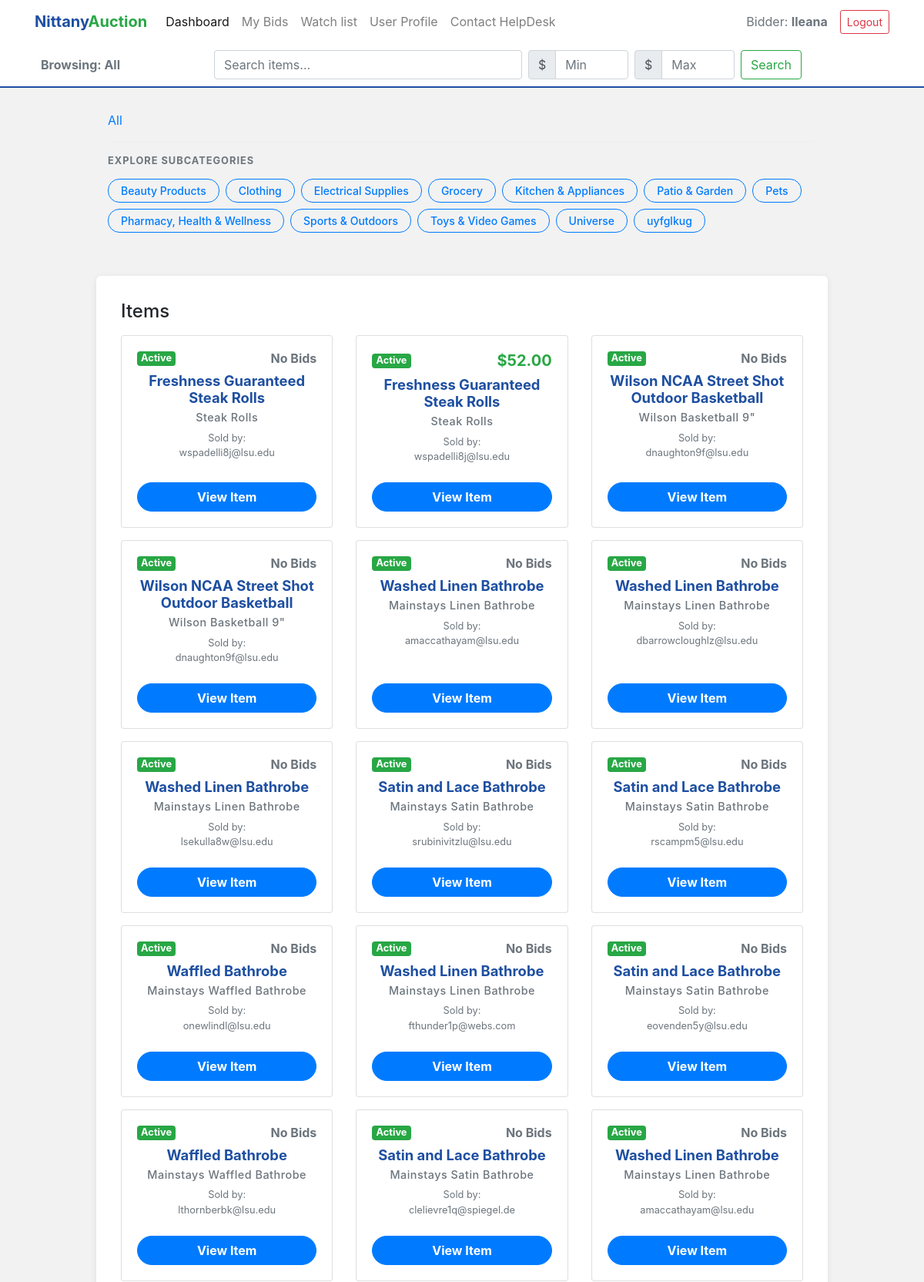
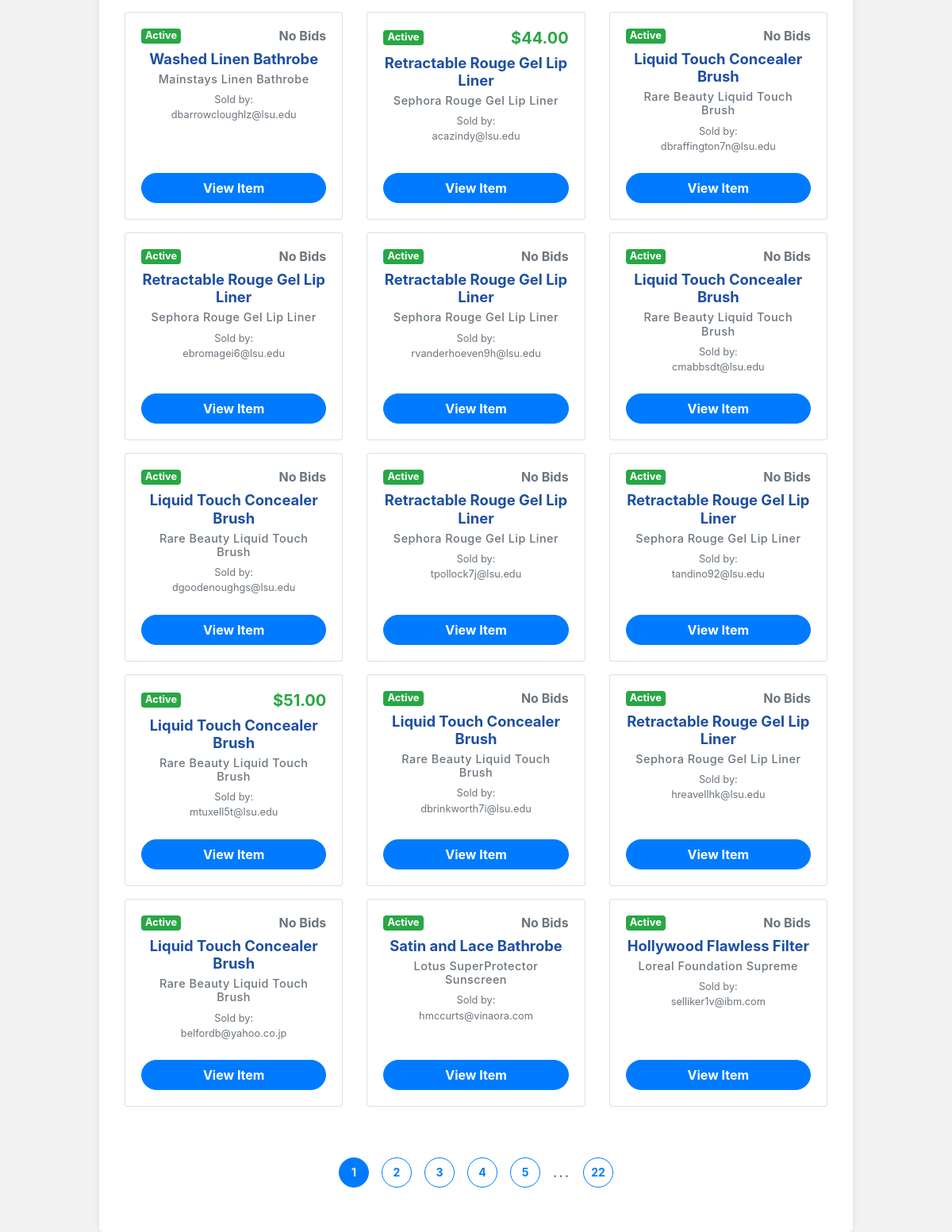
The page /bidder (signed in) on the database its author committed (2 pictures, top to bottom).
### tables this page shows
CREATE TABLE Bidders (
    email VARCHAR(255) PRIMARY KEY,
    first_name VARCHAR(100) NOT NULL,
    last_name VARCHAR(100) NOT NULL,
    age INT,
    home_address_id VARCHAR(50),
    major VARCHAR(100),
    FOREIGN KEY (email) REFERENCES Users(email),
    FOREIGN KEY (home_address_id) REFERENCES Address(address_id)
);

CREATE TABLE "Categories"
(
    category_name   TEXT
        primary key,
    parent_category TEXT not null
);

CREATE TABLE "Auction_Listings"
(
    Seller_Email        text
        constraint Seller_Email
            references Sellers,
    Listing_ID          integer,
    Category            text,
    Auction_Title       text,
    Product_Name        text,
    Product_Description text,
    Quantity            integer,
    Reserve_Price       real,
    Max_bids            integer,
    Status              integer,
    primary key (Seller_Email, Listing_ID)
);

### app.py (the view)
@app.route('/bidder', methods=['GET'])
def bidder():
    sync_listing_statuses()
    """
    Main Dashboard for Bidders.
    Implements dynamic category traversal, advanced keyword/price search,
    and server-side pagination to maintain high performance.
    """
    user_email = session.get('email')
    roles = session.get('roles', [])
    if not user_email or 'bidder' not in roles:
        return redirect(url_for('authenticate', error='Access denied. Bidder account required.'))
    connection = get_connection()
    cursor = connection.cursor()
    cursor.execute('SELECT first_name FROM Bidders WHERE email = ?', (user_email,))
    result = cursor.fetchone()
    if result:
        fname = result[0]
    else:
        fname = "Bidder"
    cate = get_category_tree()
    category = request.args.get('category')
    search_term = request.args.get('search', '').strip()
    min_price = request.args.get('min_price', '').strip()
    max_price = request.args.get('max_price', '').strip()
    page = request.args.get('page', 1, type=int)
    per_page = 30
    offset = (page - 1) * per_page
    if search_term or min_price or max_price:
        items, total_items = search_items(search_term, min_price=min_price, max_price=max_price, limit=per_page, offset=offset)
    elif category:
        items, total_items = get_items(category, limit=per_page, offset=offset)
    else:
        items, total_items = get_all_items(limit=per_page, offset=offset)
    total_pages = (total_items + per_page - 1) // per_page
    pagination_pages = []
    if total_pages <= 7:
        pagination_pages = list(range(1, total_pages + 1))
    else:
        if page <= 4:
            pagination_pages = [1, 2, 3, 4, 5, None, total_pages]
        elif page >= total_pages - 3:
            pagination_pages = [1, None, total_pages - 4, total_pages - 3, total_pages - 2, total_pages - 1, total_pages]
        else:
            pagination_pages = [1, None, page - 1, page, page + 1, None, total_pages]
    current_category = category if category else 'All'
    subcategories = get_subcategories(current_category)
    breadcrumbs = get_category_path(current_category)
    connection.close()
    return render_template(
        'bidder.html',
        first_name=fname,
        categories=get_category_tree(), # Keeping for legacy dropdown if needed
        subcategories=subcategories,
        breadcrumbs=breadcrumbs,
        current_category=current_category,
        items=items,
        search_term=search_term if search_term else "",
        page=page,
        total_pages=total_pages,
        pagination_pages=pagination_pages
    )

### app.py (called while the page is built, shortened)
@app.before_request
def ensure_roles_loaded():
    if 'email' in session and 'roles' not in session:
        connection = get_connection()
        cursor = connection.cursor()
        roles = []
        cursor.execute("SELECT 1 FROM Helpdesk WHERE email = ?", (session['email'],))
        if cursor.fetchone(): roles.append('helpdesk')
        cursor.execute("SELECT 1 FROM Sellers WHERE email = ?", (session['email'],))
        if cursor.fetchone(): roles.append('seller')
        cursor.execute("SELECT 1 FROM Bidders WHERE email = ?", (session['email'],))
        if cursor.fetchone(): roles.append('bidder')
        connection.close()
        session['roles'] = roles

def get_connection():
    conn = sql.connect(DB_NAME)
    return conn

def get_all_items(limit, offset):
    connection = get_connection()
    cursor = connection.cursor()
    cursor.execute('SELECT COUNT(*) FROM Auction_Listings WHERE Status = 1')
    total_count = cursor.fetchone()[0]
    cursor.execute('''
        SELECT A.Seller_Email, A.Listing_ID, A.Auction_Title, A.Product_Name,
               (SELECT MAX(bid_price) FROM Bids WHERE listing_id = A.Listing_ID) AS Current_Price,
               A.Status
        FROM Auction_Listings A
        WHERE A.Status = 1
        LIMIT ? OFFSET ?
    ''', (limit, offset))
    data = cursor.fetchall()
    connection.close()
    return data, total_count

def get_subcategories(parent_name):
    connection = get_connection()
    cursor = connection.cursor()
    if not parent_name or parent_name == 'All':
        target_parent = 'Root'
    else:
        target_parent = parent_name
    cursor.execute('SELECT category_name FROM Categories WHERE parent_category = ?', (target_parent,))
    rows = cursor.fetchall()
    connection.close()
    return [row[0] for row in rows]

def get_category_path(current_category):
    if not current_category or current_category == 'All':
        return []

def get_category_tree():
    connection = get_connection()
    cursor = connection.cursor()
    cursor.execute('SELECT category_name, parent_category FROM Categories')
    rows = cursor.fetchall()
    connection.close()
    tree = {}
    for name, parent in rows:
        tree[name] = {'name': name, 'children': []}
    roots = []
    for name, parent in rows:
        if parent == 'Root' or parent is None:
            roots.append(tree[name])
        elif parent in tree:
            tree[parent]['children'].append(tree[name])
    return sorted(roots, key=lambda x: x['name'])

### templates/bidder.html (shortened to what this page needs)
<!DOCTYPE html>
<html lang="en">
<head>
    <link rel="stylesheet" href="https://stackpath.bootstrapcdn.com/bootstrap/4.4.1/css/bootstrap.min.css"
>
</head>
<body>
    <nav class="navbar navbar-expand-lg navbar-light">
        <div class="container">
            <a class="navbar-brand brand-text" href="/bidder">
                <span class="nittany">Nittany</span><span class="auction">Auction</span>
            </a>
            <div class="collapse navbar-collapse" id="sellerNavbar">
                <ul class="navbar-nav mr-auto">
                    <li class="nav-item active">
                        <a class="nav-link" href="/bidder">Dashboard</a>
                    </li>
                    <li class="nav-item">
                        <a class="nav-link" href="/my-bids">My Bids</a>
                    </li>
                    <li class="nav-item">
                        <a class="nav-link" href="/watchlist">Watch list</a>
                    </li>
                    <li>
                        <a class="nav-link" href="/profile">
                            User Profile
                        </a>
                    </li>
                    <li class="nav-item">
                        <a class="nav-link" href="/contact-helpdesk">Contact HelpDesk</a>
                    </li>
                </ul>
                <ul class="navbar-nav ml-auto align-items-center">
                    <li class="nav-item">
                        <span class="nav-link text-muted mb-0">Bidder: <strong>{{ first_name }}</strong></span>
                    </li>
                    <li class="nav-item">
                        <a class="btn btn-sm btn-outline-danger ml-2" href="/logout">Logout</a>
                    </li>
                </ul>
            </div>
        </div>
    </nav>
    <nav class="navbar navbar-expand-lg navbar-light bottom-navbar">
        <div class="container">
            <div class="collapse navbar-collapse" id="searchNavbar">
                <ul class="navbar-nav mr-auto">
                    <li class="nav-item">
                        <span class="nav-link text-muted font-weight-bold">Browsing: {{ current_category }}</span>
                    </li>
                </ul>
                <form class="form-inline mr-auto" action="/bidder" method="GET">
                    <input class="form-control mr-sm-2" style="width: 400px;" type="search" name="search"
                        placeholder="Search items..." aria-label="Search" value="{{ search_term }}">
                    <div class="input-group mr-sm-2" style="width: 130px;">
                        <div class="input-group-prepend">
                            <span class="input-group-text">$</span>
                        </div>
                        <input type="number" class="form-control" name="min_price" placeholder="Min" min="0" step="0.01"
                            value="{{ request.args.get('min_price', '') }}">
                    </div>
                    <div class="input-group mr-sm-2" style="width: 130px;">
                        <div class="input-group-prepend">
                            <span class="input-group-text">$</span>
                        </div>
                        <input type="number" class="form-control" name="max_price" placeholder="Max" min="0" step="0.01"
                            value="{{ request.args.get('max_price', '') }}">
                    </div>
                    <button class="btn btn-outline-success my-2 my-sm-0" type="submit">Search</button>
                </form>
            </div>
        </div>
    </nav>
    <div class="container mt-4">
        <div class="row justify-content-center">
            <div class="col-md-10">
                <nav aria-label="breadcrumb">
                    <ol class="breadcrumb"
                        style="background: transparent; padding: 0 0 1rem 0; border-bottom: 1px solid #eee;">
                        <li class="breadcrumb-item"><a href="/bidder">All</a></li>
                    </ol>
                </nav>
                {% if subcategories %}
                <div class="mt-2 mb-4">
                    <h5 class="text-muted small font-weight-bold text-uppercase mb-3" style="letter-spacing: 1px;">
                        Explore Subcategories</h5>
                    <div class="d-flex flex-wrap">
                        {% for sub in subcategories %}
                        <a href="/bidder?category={{ sub | urlencode }}"
                            class="btn btn-sm btn-outline-primary mr-2 mb-2 px-3"
                            style="border-radius: 15px; font-weight: 500;">
                            {{ sub }}
                        </a>
                        {% endfor %}
                    </div>
                </div>
                {% endif %}
            </div>
        </div>
    </div>
    <div class="container mt-4">
        <div class="row justify-content-center">
            <div class="col-md-10 dashboard-card">
                <h4 class="mb-3">Items</h4>
                <div class="row">
                    {% if items %}
                    {% for i in items %}
                    <div class="col-md-4 mb-3">
                        <div class="card h-100">
                            <div class="card-body text-center d-flex flex-column justify-content-between">
                                <div>
                                    <div class="d-flex justify-content-between align-items-center mb-2">
                                        {% if i[5] == 1 %}
                                        <span class="badge badge-success" style="font-size: 0.8rem;">Active</span>
                                        {% elif i[5] == 0 %}
                                        <span class="badge badge-secondary" style="font-size: 0.8rem;">Inactive</span>
                                        {% elif i[5] == 2 %}
                                        <span class="badge badge-info" style="font-size: 0.8rem;">Sold</span>
                                        {% elif i[5] == 3 %}
                                        <span class="badge badge-warning" style="font-size: 0.8rem;">Ended</span>
                                        {% endif %}
                                        {% if i[4] is not none %}
                                        <h5 class="mb-0 text-success font-weight-bold">${{ "{:,.2f}".format(i[4] |
                                            float) }}</h5>
                                        {% else %}
                                        <h5 class="mb-0 text-secondary font-weight-bold" style="font-size: 1rem;">No
                                            Bids</h5>
                                        {% endif %}
                                    </div>
                                    <h5 class="card-title mt-2"
                                        style="color: #1e4fa1; font-weight: 700; font-size: 1.15rem;">{{ i[2] }}</h5>
                                    <h6 class="card-subtitle mb-2 text-muted"
                                        style="font-size: 0.9rem; letter-spacing: 0.5px;">{{ i[3] }}</h6>
                                    <p class="small text-muted mb-4">Sold by: <br>{{ i[0] }}</p>
                                </div>
                                <form action="/item-details" method="GET" class="mt-auto">
                                    <button type="submit" class="btn btn-primary btn-block"
                                        style="font-weight: bold; border-radius: 20px;">
                                        View Item
                                    </button>
                                </form>
                            </div>
                        </div>
                    </div>
                    {% endfor %}
                    {% else %}
                    <div class="col-12">
                        <div class="alert alert-warning text-center">
                            No matching items found.
                        </div>
                    </div>
                    {% endif %}
                </div>
                <div class="d-flex justify-content-center mt-5 mb-4 align-items-center">
                    {% for p in pagination_pages %}
                    {% if p %}
                    <a href="/bidder?page={{ p }}"
                        class="btn btn-sm {% if p == page %}btn-primary{% else %}btn-outline-primary{% endif %} mx-2"
                        style="width: 38px; height: 38px; border-radius: 50%; display: flex; align-items: center; justify-content: center; font-weight: bold; transition: all 0.2s;">
                        {{ p }}
                    </a>
                    {% else %}
                    <span class="mx-2 text-muted" style="font-weight: bold; letter-spacing: 2px;">...</span>
                    {% endif %}
                    {% endfor %}
                </div>
</body>
</html>

### templates/bidder.html (style rules this page uses)
body { background-color: #f2f2f2; }
.navbar { background-color: white; }
.bottom-navbar { background-color: white; border-bottom: 2px solid #1e4fa1; margin-bottom: 30px; }
.brand-text .nittany { color: #1e4fa1; font-weight: bold; }
.brand-text .auction { color: #28a745; font-weight: bold; }
.dashboard-card { background: white; border-radius: 6px; box-shadow: 0 2px 8px rgba(0, 0, 0, 0.08); padding: 2rem; }

### rows shown on the page
Bidders: first_name "Ileana"
Categories: category_name "Beauty Products"
Categories: category_name "Clothing"
Categories: category_name "Electrical Supplies"
Categories: category_name "Grocery"
Categories: category_name "Kitchen & Appliances"
Categories: category_name "Patio & Garden"
Categories: category_name "Pets"
Categories: category_name "Pharmacy, Health & Wellness"
Categories: category_name "Sports & Outdoors"
Categories: category_name "Toys & Video Games"
Categories: category_name "Universe"
Categories: category_name "uyfglkug"
Auction_Listings: Status "Active", shows "No Bids", Auction_Title "Freshness Guaranteed Steak Rolls", Product_Name "Steak Rolls", Seller_Email "wspadelli8j@lsu.edu"
Auction_Listings: Status "Active", value "52.00", Auction_Title "Freshness Guaranteed Steak Rolls", Product_Name "Steak Rolls", Seller_Email "wspadelli8j@lsu.edu"
Auction_Listings: Status "Active", shows "No Bids", Auction_Title "Wilson NCAA Street Shot Outdoor Basketball", Product_Name "Wilson Basketball 9\"", Seller_Email "dnaughton9f@lsu.edu"
Auction_Listings: Status "Active", shows "No Bids", Auction_Title "Wilson NCAA Street Shot Outdoor Basketball", Product_Name "Wilson Basketball 9\"", Seller_Email "dnaughton9f@lsu.edu"
Auction_Listings: Status "Active", shows "No Bids", Auction_Title "Washed Linen Bathrobe", Product_Name "Mainstays Linen Bathrobe", Seller_Email "amaccathayam@lsu.edu"
Auction_Listings: Status "Active", shows "No Bids", Auction_Title "Washed Linen Bathrobe", Product_Name "Mainstays Linen Bathrobe", Seller_Email "dbarrowcloughlz@lsu.edu"
Auction_Listings: Status "Active", shows "No Bids", Auction_Title "Washed Linen Bathrobe", Product_Name "Mainstays Linen Bathrobe", Seller_Email "lsekulla8w@lsu.edu"
Auction_Listings: Status "Active", shows "No Bids", Auction_Title "Satin and Lace Bathrobe", Product_Name "Mainstays Satin Bathrobe", Seller_Email "srubinivitzlu@lsu.edu"
Auction_Listings: Status "Active", shows "No Bids", Auction_Title "Satin and Lace Bathrobe", Product_Name "Mainstays Satin Bathrobe", Seller_Email "rscampm5@lsu.edu"
Auction_Listings: Status "Active", shows "No Bids", Auction_Title "Waffled Bathrobe", Product_Name "Mainstays Waffled Bathrobe", Seller_Email "onewlindl@lsu.edu"
Auction_Listings: Status "Active", shows "No Bids", Auction_Title "Washed Linen Bathrobe", Product_Name "Mainstays Linen Bathrobe", Seller_Email "fthunder1p@webs.com"
Auction_Listings: Status "Active", shows "No Bids", Auction_Title "Satin and Lace Bathrobe", Product_Name "Mainstays Satin Bathrobe", Seller_Email "eovenden5y@lsu.edu"
Auction_Listings: Status "Active", shows "No Bids", Auction_Title "Waffled Bathrobe", Product_Name "Mainstays Waffled Bathrobe", Seller_Email "lthornberbk@lsu.edu"
Auction_Listings: Status "Active", shows "No Bids", Auction_Title "Satin and Lace Bathrobe", Product_Name "Mainstays Satin Bathrobe", Seller_Email "clelievre1q@spiegel.de"
Auction_Listings: Status "Active", shows "No Bids", Auction_Title "Washed Linen Bathrobe", Product_Name "Mainstays Linen Bathrobe", Seller_Email "amaccathayam@lsu.edu"
Auction_Listings: Status "Active", shows "No Bids", Auction_Title "Washed Linen Bathrobe", Product_Name "Mainstays Linen Bathrobe", Seller_Email "dbarrowcloughlz@lsu.edu"
Auction_Listings: Status "Active", value "44.00", Auction_Title "Retractable Rouge Gel Lip Liner", Product_Name "Sephora Rouge Gel Lip Liner", Seller_Email "acazindy@lsu.edu"
Auction_Listings: Status "Active", shows "No Bids", Auction_Title "Liquid Touch Concealer Brush", Product_Name "Rare Beauty Liquid Touch Brush", Seller_Email "dbraffington7n@lsu.edu"
Auction_Listings: Status "Active", shows "No Bids", Auction_Title "Retractable Rouge Gel Lip Liner", Product_Name "Sephora Rouge Gel Lip Liner", Seller_Email "ebromagei6@lsu.edu"
Auction_Listings: Status "Active", shows "No Bids", Auction_Title "Retractable Rouge Gel Lip Liner", Product_Name "Sephora Rouge Gel Lip Liner", Seller_Email "rvanderhoeven9h@lsu.edu"
Auction_Listings: Status "Active", shows "No Bids", Auction_Title "Liquid Touch Concealer Brush", Product_Name "Rare Beauty Liquid Touch Brush", Seller_Email "cmabbsdt@lsu.edu"
Auction_Listings: Status "Active", shows "No Bids", Auction_Title "Liquid Touch Concealer Brush", Product_Name "Rare Beauty Liquid Touch Brush", Seller_Email "dgoodenoughgs@lsu.edu"
Auction_Listings: Status "Active", shows "No Bids", Auction_Title "Retractable Rouge Gel Lip Liner", Product_Name "Sephora Rouge Gel Lip Liner", Seller_Email "tpollock7j@lsu.edu"
Auction_Listings: Status "Active", shows "No Bids", Auction_Title "Retractable Rouge Gel Lip Liner", Product_Name "Sephora Rouge Gel Lip Liner", Seller_Email "tandino92@lsu.edu"
Auction_Listings: Status "Active", value "51.00", Auction_Title "Liquid Touch Concealer Brush", Product_Name "Rare Beauty Liquid Touch Brush", Seller_Email "mtuxell5t@lsu.edu"
Auction_Listings: Status "Active", shows "No Bids", Auction_Title "Liquid Touch Concealer Brush", Product_Name "Rare Beauty Liquid Touch Brush", Seller_Email "dbrinkworth7i@lsu.edu"
Auction_Listings: Status "Active", shows "No Bids", Auction_Title "Retractable Rouge Gel Lip Liner", Product_Name "Sephora Rouge Gel Lip Liner", Seller_Email "hreavellhk@lsu.edu"
Auction_Listings: Status "Active", shows "No Bids", Auction_Title "Liquid Touch Concealer Brush", Product_Name "Rare Beauty Liquid Touch Brush", Seller_Email "belfordb@yahoo.co.jp"
Auction_Listings: Status "Active", shows "No Bids", Auction_Title "Satin and Lace Bathrobe", Product_Name "Lotus SuperProtector Sunscreen", Seller_Email "hmccurts@vinaora.com"
Auction_Listings: Status "Active", shows "No Bids", Auction_Title "Hollywood Flawless Filter", Product_Name "Loreal Foundation Supreme", Seller_Email "selliker1v@ibm.com"

### other values the page prints
{{ current_category }} "All"
{{ p }} "1" "2" "3" "4" "5" "22"
